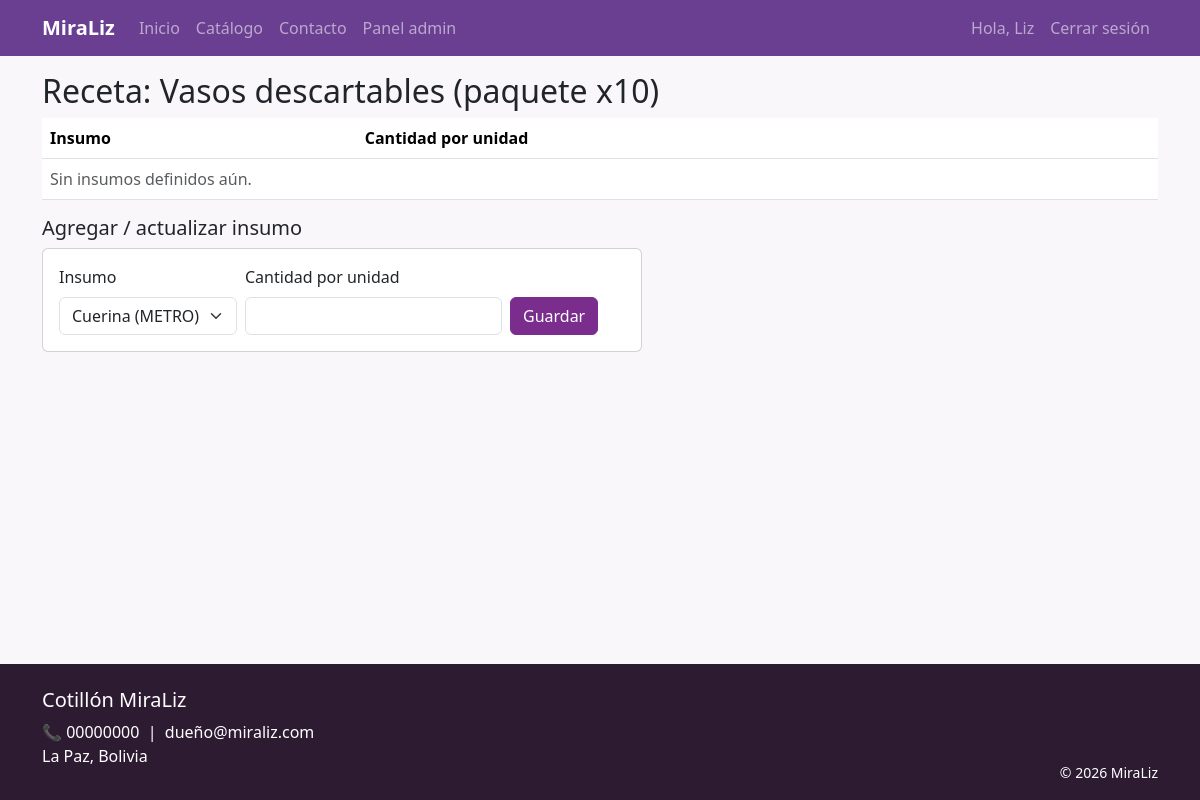
The page /admin/productos/1/receta (signed in) on the database its author committed.
### models/usuario.py (models this page shows, shortened)
class Usuario(UserMixin, db.Model):
    __tablename__ = "usuarios"
    id = db.Column(db.Integer, primary_key=True)
    nombre_completo = db.Column(db.String(150), nullable=False)
    correo = db.Column(db.String(150), unique=True, nullable=False, index=True)
    telefono = db.Column(db.String(30))
    direccion = db.Column(db.String(250))
    password_hash = db.Column(db.String(255), nullable=False)
    rol = db.Column(db.String(20), nullable=False, default="CLIENTE")
    estado = db.Column(db.String(20), nullable=False, default="ACTIVO")
    horas_disponibles = db.Column(db.Float, default=0)  # solo relevante para EMPLEADO
    fecha_registro = db.Column(db.DateTime, default=datetime.utcnow)
    correo_verificado = db.Column(db.Boolean, default=False)
    pedidos = db.relationship("Pedido", backref="cliente", lazy=True,
                               foreign_keys="Pedido.usuario_id")
    @property
    def is_active(self):
        return self.estado == "ACTIVO"

### models/inventario.py (models this page shows, shortened)
class Producto(db.Model):
    __tablename__ = "productos"
    id = db.Column(db.Integer, primary_key=True)
    nombre = db.Column(db.String(150), nullable=False)
    descripcion = db.Column(db.Text)
    categoria = db.Column(db.String(80))
    precio = db.Column(db.Float, nullable=False, default=0)
    imagen = db.Column(db.String(250), default="default.png")
    tipo = db.Column(db.String(30), nullable=False, default="PRODUCTO_LISTO")
    stock = db.Column(db.Integer, default=0)
    estado = db.Column(db.String(20), nullable=False, default="ACTIVO")
    horas_estimadas = db.Column(db.Float, default=0)  # para cálculo de capacidad de producción
    receta = db.relationship("RecetaInsumo", backref="producto", lazy=True,
                              cascade="all, delete-orphan")

### routes/admin.py (the view, shortened to what this page needs)
@bp.route("/productos/<int:producto_id>/receta", methods=["GET", "POST"])
def receta(producto_id):
    producto = Producto.query.get_or_404(producto_id)
    return render_template("admin/receta.html", producto=producto,
                            insumos=Insumo.query.filter_by(estado="ACTIVO").all())

### routes/admin.py (called while the page is built)
@bp.before_request
@login_required
@rol_requerido("DUENO")
def _restringir_a_dueno():
    pass

### templates/admin/receta.html (shortened to what this page needs)
{% extends "base.html" %}
{% block content %}
<h2>Receta: {{ producto.nombre }}</h2>
<table class="table bg-white">
    <thead><tr><th>Insumo</th><th>Cantidad por unidad</th><th></th></tr></thead>
    <tbody>
    {% for r in producto.receta %}
        <tr>
            <td>{{ r.insumo.nombre }}</td>
            <td>{{ r.cantidad_por_unidad }} {{ r.insumo.unidad }}</td>
            <td>
                <form method="post" action="{{ url_for('admin.receta_eliminar_item', producto_id=producto.id, item_id=r.id) }}">
                    <button class="btn btn-sm btn-outline-danger">Eliminar</button>
                </form>
            </td>
        </tr>
    {% else %}
        <tr><td colspan="3" class="text-muted">Sin insumos definidos aún.</td></tr>
    {% endfor %}
    </tbody>
</table>
<h5>Agregar / actualizar insumo</h5>
<form method="post" class="card p-3 d-flex flex-row gap-2 align-items-end" style="max-width:600px;">
    <div>
        <label class="form-label">Insumo</label>
        <select name="insumo_id" class="form-select">
            {% for i in insumos %}
            <option value="{{ i.id }}">{{ i.nombre }} ({{ i.unidad }})</option>
            {% endfor %}
        </select>
    </div>
    <div>
        <label class="form-label">Cantidad por unidad</label>
        <input type="number" step="0.01" name="cantidad_por_unidad" class="form-control" required>
    </div>
    <button class="btn btn-primary-miraliz">Guardar</button>
</form>
{% endblock %}

### templates/base.html (shortened to what this page needs)
<!DOCTYPE html>
<html lang="es">
<head>
    <link href="https://cdn.jsdelivr.net/npm/bootstrap@5.3.3/dist/css/bootstrap.min.css" rel="stylesheet">
    <link href="{{ url_for('static', filename='css/estilo.css') }}" rel="stylesheet">
    <link rel="stylesheet" href="https://cdn.jsdelivr.net/npm/bootstrap-icons@1.11.3/font/bootstrap-icons.min.css">
</head>
<body>
<nav class="navbar navbar-expand-lg navbar-dark" style="background-color:#6a3f92;">
    <div class="container">
        <a class="navbar-brand fw-bold" href="{{ url_for('public.index') }}">MiraLiz</a>
        <div class="collapse navbar-collapse" id="navMenu">
            <ul class="navbar-nav me-auto mb-2 mb-lg-0">
                <li class="nav-item"><a class="nav-link" href="{{ url_for('public.index') }}">Inicio</a></li>
                <li class="nav-item"><a class="nav-link" href="{{ url_for('public.catalogo') }}">Catálogo</a></li>
                <li class="nav-item"><a class="nav-link" href="{{ url_for('public.contacto') }}">Contacto</a></li>
                {% if current_user.is_authenticated and current_user.rol == 'DUENO' %}
                    <li class="nav-item"><a class="nav-link" href="{{ url_for('admin.dashboard') }}">Panel admin</a></li>
                {% elif current_user.is_authenticated and current_user.rol == 'EMPLEADO' %}
                    <li class="nav-item"><a class="nav-link" href="{{ url_for('empleado.dashboard') }}">Panel empleado</a></li>
                {% elif current_user.is_authenticated and current_user.rol == 'CLIENTE' %}
                    <li class="nav-item"><a class="nav-link" href="{{ url_for('cliente.dashboard') }}">Mi panel</a></li>
                    <li class="nav-item"><a class="nav-link" href="{{ url_for('cliente.ver_carrito') }}">🛒 Carrito</a></li>
                {% endif %}
            </ul>
            <ul class="navbar-nav">
                {% if current_user.is_authenticated %}
                    <li class="nav-item"><span class="nav-link">Hola, {{ current_user.nombre_completo.split(' ')[0] }}</span></li>
                    <li class="nav-item"><a class="nav-link" href="{{ url_for('auth.logout') }}">Cerrar sesión</a></li>
                {% else %}
                    <li class="nav-item"><a class="nav-link" href="{{ url_for('auth.login') }}">Iniciar sesión</a></li>
                    <li class="nav-item"><a class="btn btn-light btn-sm ms-2" href="{{ url_for('auth.registro') }}">Registrarse</a></li>
                {% endif %}
            </ul>
        </div>
    </div>
</nav>
<main class="container mb-5">
    {% block content %}{% endblock %}
</main>
<footer class="text-white pt-4 pb-3 mt-auto" style="background-color:#2d1b32;">
    <div class="container d-flex flex-wrap justify-content-between">
        <div>
            <h5>Cotillón MiraLiz</h5>
            <p class="mb-0">📞 00000000 &nbsp;|&nbsp; dueño@miraliz.com</p>
            <p>La Paz, Bolivia</p>
        </div>
        <div class="align-self-end">
            <small>&copy; 2026 MiraLiz</small>
        </div>
    </div>
</footer>
</body>
</html>

### static/css/estilo.css (style rules this page uses)
body { display: flex; flex-direction: column; min-height: 100vh; background-color: #faf7fb; }
main { flex: 1; }
.btn-primary-miraliz { background-color: #7b2d8e; border-color: #7b2d8e; color: white; }

### rows shown on the page
Usuario: nombre_completo "Liz"
Producto: nombre "Vasos descartables (paquete x10)"

### other values the page prints
form field insumo_id "Cuerina (METRO)"
